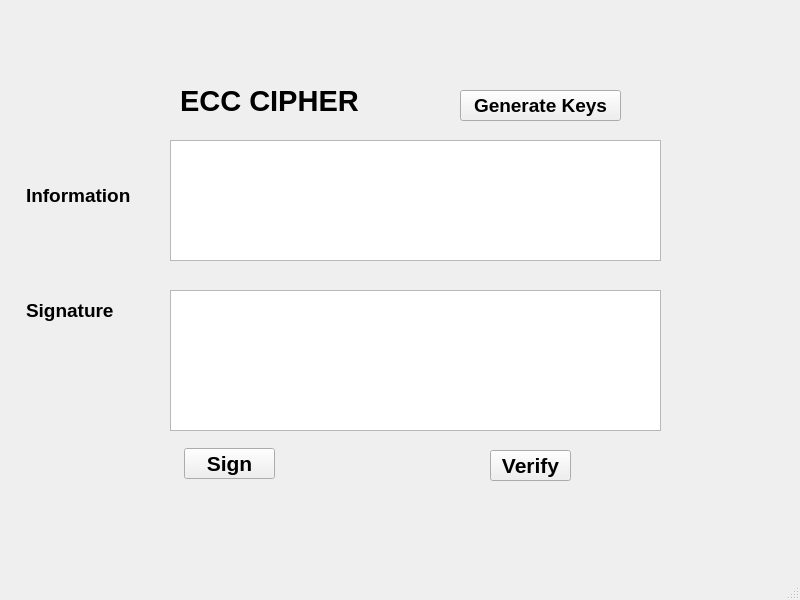
<?xml version="1.0" encoding="UTF-8"?>
<ui version="4.0">
 <class>MainWindow</class>
 <widget class="QMainWindow" name="MainWindow">
  <property name="geometry">
   <rect>
    <x>0</x>
    <y>0</y>
    <width>800</width>
    <height>600</height>
   </rect>
  </property>
  <property name="windowTitle">
   <string>MainWindow</string>
  </property>
  <widget class="QWidget" name="centralwidget">
   <widget class="QLabel" name="label">
    <property name="geometry">
     <rect>
      <x>180</x>
      <y>70</y>
      <width>201</width>
      <height>61</height>
     </rect>
    </property>
    <property name="font">
     <font>
      <pointsize>22</pointsize>
      <weight>75</weight>
      <bold>true</bold>
     </font>
    </property>
    <property name="text">
     <string>ECC CIPHER</string>
    </property>
   </widget>
   <widget class="QToolButton" name="btn_generate">
    <property name="geometry">
     <rect>
      <x>460</x>
      <y>90</y>
      <width>161</width>
      <height>31</height>
     </rect>
    </property>
    <property name="font">
     <font>
      <pointsize>14</pointsize>
      <weight>75</weight>
      <bold>true</bold>
     </font>
    </property>
    <property name="text">
     <string>Generate Keys</string>
    </property>
   </widget>
   <widget class="QLabel" name="label_2">
    <property name="geometry">
     <rect>
      <x>26</x>
      <y>180</y>
      <width>121</width>
      <height>31</height>
     </rect>
    </property>
    <property name="font">
     <font>
      <pointsize>14</pointsize>
      <weight>75</weight>
      <bold>true</bold>
     </font>
    </property>
    <property name="text">
     <string>Information</string>
    </property>
   </widget>
   <widget class="QLabel" name="label_3">
    <property name="geometry">
     <rect>
      <x>26</x>
      <y>300</y>
      <width>121</width>
      <height>21</height>
     </rect>
    </property>
    <property name="font">
     <font>
      <pointsize>14</pointsize>
      <weight>75</weight>
      <bold>true</bold>
     </font>
    </property>
    <property name="text">
     <string>Signature</string>
    </property>
   </widget>
   <widget class="QToolButton" name="btn_sign">
    <property name="geometry">
     <rect>
      <x>184</x>
      <y>448</y>
      <width>91</width>
      <height>31</height>
     </rect>
    </property>
    <property name="font">
     <font>
      <pointsize>16</pointsize>
      <weight>75</weight>
      <bold>true</bold>
     </font>
    </property>
    <property name="text">
     <string>Sign</string>
    </property>
   </widget>
   <widget class="QToolButton" name="btn_verify">
    <property name="geometry">
     <rect>
      <x>490</x>
      <y>450</y>
      <width>81</width>
      <height>31</height>
     </rect>
    </property>
    <property name="font">
     <font>
      <pointsize>16</pointsize>
      <weight>75</weight>
      <bold>true</bold>
     </font>
    </property>
    <property name="text">
     <string>Verify</string>
    </property>
   </widget>
   <widget class="QPlainTextEdit" name="txt_Info">
    <property name="geometry">
     <rect>
      <x>170</x>
      <y>140</y>
      <width>491</width>
      <height>121</height>
     </rect>
    </property>
   </widget>
   <widget class="QPlainTextEdit" name="txt_sign">
    <property name="geometry">
     <rect>
      <x>170</x>
      <y>290</y>
      <width>491</width>
      <height>141</height>
     </rect>
    </property>
   </widget>
  </widget>
  <widget class="QMenuBar" name="menubar">
   <property name="geometry">
    <rect>
     <x>0</x>
     <y>0</y>
     <width>800</width>
     <height>21</height>
    </rect>
   </property>
  </widget>
  <widget class="QStatusBar" name="statusbar"/>
 </widget>
 <resources/>
 <connections/>
</ui>
